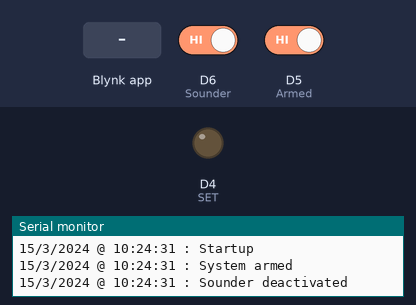
Bench run of a sketch on a simulated ESP8266 (Wemos D1 mini). On the bench: output pins drawn as LEDs (lit = HIGH), the last lines printed to the serial monitor. The test bench sets the inputs (shaded band); at power-on: D6 (Sounder) HIGH, D5 (Armed) HIGH. WiFi joins after 1.5 s; servers stay silent unless stated; the local clock reads 2024-03-15 10:24:30 at power-on unless the sketch sets it.

Above: at 3.0 s.
3.1 s: Blynk app writes 1 to V3
At 3.9 s:
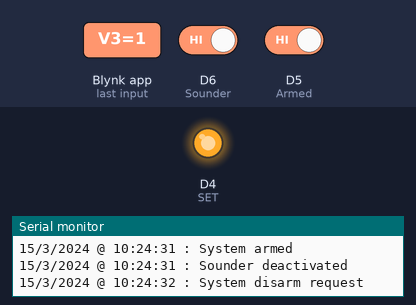
4.6 s: D6 (Sounder) driven LOW
6.2 s: D5 (Armed) driven LOW
Timing chart, 0 to 9.2 s (numbered marks = the images above; inputs shaded):
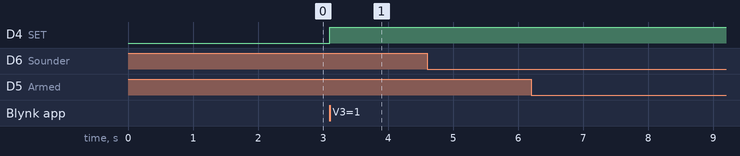

Measured:
- after the input at 3.1 s, D4 (SET): LOW → HIGH at once

The sketch:

v008_Garage_alarm_github_localserver.ino
```cpp
//v008 Garage alarm (change from interrupts to polling)
//
//
//Project requirements:
//The alarm panel has two outputs, Armed and Sounder
//Poll these two outputs every 1000ms and write the result to a virtual LED (Blynk app on phone)
//The alarm panel has one input SET which can arm or disarm the system
//When a virtual button is pressed (on phone Blynk app) the alarm is armed or unarmed.
//
//
//Changelog:
//v004 had issues with Blynk server heartbeat timeouts and app disconnecting and sometimes unresponsive
//v005 combines both armed and sounder functions into one, run by one timer
//v006 added serial to terminal code as per this thread https://community.blynk.cc/t/serial-arduino-to-terminal-blynk/31547/4
//v007 added correct serial to terminal code working correctly - needs rx to tx link on device
//v008 added date/time stamp to terminal widget, required rtc widget on app, and added serial prints when states change


#define BLYNK_PRINT Serial // Defines the object that is used for printing Blynk stuff
#include <BlynkSimpleEsp8266.h>
#include <ESP8266mDNS.h>  //for OTA updates
#include <WiFiUdp.h>     //for OTA updates
#include <ArduinoOTA.h>  //for OTA updates

#include <WidgetRTC.h>

SimpleTimer timer; //setup simple timer to call functions on a timed basis from void loop

//Blynk credentials
char auth[] = ""; //ENTER YOUR AUTH TOKEN HERE
//Wifi credentials
char ssid[] = "";  //ENTER WIFI NAME HERE
char pass[] = "";  //ENTER WIFI PASSWORD HERE
//Server credentials
char server[] = "192.X.X.X"; //ENTER SEERVER IP ADDRESS HERE - LOCAL SERVER ONLY
int port = 8080;  //ENTER PORT HERE - LOCAL SERVER ONLY

//Support for Blynk terminal
WidgetTerminal terminal(V1); //terminal reads from virtual pin specified

//Support for Blynk real time clock
WidgetRTC rtc;

//Setup constants for the sketch
const byte Armed = D5;    // INPUT - is the panel armed, or un-armed/alarmed? (armed = HIGH/3.3V and Unarmed/alarmed = LOW/0V)
const byte Sounder = D6;  // INPUT - is the sounder on or off? (Sounder on = LOW/0.33V and Sounder off = HIGH/3.3V)
const byte SET = D4;      // OUTPUT - set or unset the alarm (HIGH = unset the alarm,  LOW = set the alarm)

//Setup variables for Armed
int ArmedState = digitalRead(Armed); //reads armed state of the alarm (armed = HIGH/3.3V and Unarmed/alarmed = LOW/0V)
int lastArmedState = ArmedState; // the previous read from the input pin

//Setup variables for Sounder
int SounderState = digitalRead(Sounder); //reads state of sounder i.e on or off (Sounder on = LOW/0.33V and Sounder off = HIGH/3.3V)
int lastSounderState = SounderState; // the previous read from the input pin

//Setup variables for debouncing of inputs
unsigned long lastArmedDebounceTime = 0;    //setup debounce variable for checkArmed function
unsigned long lastSounderDebounceTime = 0;  // setup debounce variable for checkSounder function
unsigned long debounceDelay = 50;           // the global debounce time in ms, increase if debounce issues continue

//Setup variable for Blynk virtual pin
static unsigned long last_interrupt_time = 0;
bool LastVirtualButtonState = 0;  //"0","FALSE","LOW' means exactly the same


void setup()
{
  Serial.begin(9600);
  Blynk.begin(auth, ssid, pass, server, port);  //connects to Wifi and LOCAL Blynk server (running on raspberry pi)
  setSyncInterval(10 * 60); // Sync Blynk real time clock (RTC) interval in seconds (10 minutes)

  //OTA stuff (update device from Arduino IDE remotely)
  ArduinoOTA.onError([](ota_error_t error) { ESP.restart(); });
  ArduinoOTA.setHostname("INSERT_NAME_HERE");  // INSERT DEVICE NAME HERE
  ArduinoOTA.begin();

  //Setup the previously assigned constants
  pinMode(Armed, INPUT);       //is the panel armed, or un-armed/alarmed? (armed = HIGH/3.3V and Unarmed/alarmed = LOW/0V)
  pinMode(Sounder, INPUT);     //is the sounder on or off? (Sounder on = LOW/0.33V and Sounder off = HIGH/3.3V)
  pinMode(SET, OUTPUT);        //set or unset the alarm (HIGH = unset the alarm,  LOW = set the alarm)
  digitalWrite(SET, LOW);      //ensures the alarm defaults to SET condition after power loss of Wemos

  //write the current states to the Blynk app
  Blynk.virtualWrite(V5, (ArmedState * 255));      // writes set or unset state of alarm to Blynk virtual LED pin V5
  Blynk.virtualWrite(V6, (!SounderState * 255));   //writes sounder on or off state to Blynk virtual LED pin V6 (inverted logic as sounder is on when at 0V


  timer.setInterval(100L, checkCombined);  //Setup a function to be called every second

  //Serial to terminal setup
   Serial.println("------terminal-------");
   serial_print_date_time(); //call function to print date and time stamp
   Serial.println("Startup");

   timer.setInterval(100L, Sent_serial);  // Run every 100ms

}


void loop()
{
  Blynk.run();  //This function should be called frequently to process incoming commands and perform housekeeping of Blynk connection.
  timer.run();  //Initiates SimpleTimer to runs timed functions
  ArduinoOTA.handle();  // For OTA
}


BLYNK_CONNECTED()
{
  // Synchronize time on connection
  rtc.begin();
}


//A function to print current date and time to Blynk terminal widget, gets called from the below functions
void serial_print_date_time()
{
  String currentDate = String(day()) + "/" + month() + "/" + year();
  String currentTime = String(hour()) + ":" + minute() + ":" + second();
  Serial.print(currentDate);
  Serial.print(" @ ");
  Serial.print(currentTime);
  Serial.print(" : ");
}


void Sent_serial() //A function which reads the serial monitor output and send to terminal widget (requires tx and rx pins to be connected together on device).
{
  // Sent serial data to Blynk terminal - Unlimited string readed
  String content = "";  //null string constant ( an empty string )
  char character;
  while(Serial.available())
  {
   character = Serial.read();
   content.concat(character);
  }
  if (content != "")
  {
   Blynk.virtualWrite (V1, content);
  }
}


void checkCombined()// a combined function to read the "armed" state and the "sounder" state
{
 int readingArmed = digitalRead(Armed); // read the state of "Armed" into a local variable:

  if (readingArmed != lastArmedState)   //has the state changed?
  {
    lastArmedDebounceTime = millis();  // if yes(state has changed), reset the debouncing timer to the current millis
  }


  if ((millis() - lastArmedDebounceTime) > debounceDelay) // whatever readingArmed is at, it's been there for longer than the debounce delay, so take it as the actual current state
  {

    if (readingArmed != ArmedState) // has the armed state has changed?
    {
        ArmedState = readingArmed;  // if yes(state has changed)
        Blynk.virtualWrite(V5, (ArmedState) * 255); // writes ArmedState to Blnk V5 virtual LED names "Alarm armed?"

        if (ArmedState == LOW)
        {
          serial_print_date_time();
          Serial.println("System disarmed"); //send to serial print which is forwarded to terminal
        }

        else
        {
          serial_print_date_time();
          Serial.println("System armed"); //send to serial print which is forwarded to terminal
        }

    }
  }

  lastArmedState = readingArmed; // save the readingArmed. Next time through the function, it'll be the lastArmedState:

 int readingSounder = digitalRead(Sounder); // read the state of "Armed" into a local variable:

  if (readingSounder != lastSounderState)   //has the state changed?
  {
    lastSounderDebounceTime = millis();  // if yes(state has changed), reset the debouncing timer to the current millis
  }


  if ((millis() - lastSounderDebounceTime) > debounceDelay) // whatever readingSounder is at, it's been there for longer than the debounce delay, so take it as the actual current state
  {

    if (readingSounder != SounderState) // has the sounder state has changed?
    {
          SounderState = readingSounder;  // if yes(state has changed)
          Blynk.virtualWrite(V6, (!SounderState) * 255); // writes SounderState to Blnk V6 virtual LED named "Sounder on?"

          if (SounderState == LOW)
          {
          Blynk.notify("Garage alarm is sounding!");  //only send Blynk app notification when then sounder is ON
          serial_print_date_time();
          Serial.println("Sounder activated!"); //send to serial print which is forwarded to terminal
          }

          else
          {
          serial_print_date_time();
          Serial.println("Sounder deactivated"); //send to serial print which is forwarded to terminal
          }
     }
  }

  lastSounderState = readingSounder; // save the readingSounder. Next time through the function, it'll be the lastSounderState:
}


// BLYNK_WRITE is a function called every time the device gets an update of a Virtual Pin value from the server (e.g. Blynk app virtual button is pressed)
// contains "latching" code to stop long hold being registered as repeated presses.
BLYNK_WRITE(V3)
{
  int VirtualButtonState = param.asInt(); // assigning incoming value from pin V3 to a variable

  if ((VirtualButtonState) && (!LastVirtualButtonState)) // "VirtualButtonState" is the Blynk virtual button current state ||||||  this means same as "if ((VirtualButtonState == 1) && (LastVirtualButtonState == 0))"
    //if V3 virtual button is still being pressed, the LastVirtualState is set to 1, and !LastVirtualState will therefore be 0. Hence 1 && 0 condition == 0 and therefore function will not be called.
  {
    digitalWrite(SET, !digitalRead(SET));       //writes the inverse value to the pin  (booleon NOT operator )
    Blynk.virtualWrite(V0, digitalRead(SET) * 255);  // for  information only, writes the state of the keyswitch SET contacts to Blynk virtual LED at V0

    if (digitalRead(SET) == LOW)
    {
     serial_print_date_time();
     Serial.println("System arm request"); //send to serial print which is forwarded to terminal
    }

    else
    {
     serial_print_date_time();
     Serial.println("System disarm request"); //send to serial print which is forwarded to terminal
    }
  }

  LastVirtualButtonState = VirtualButtonState;  // sets LastVirtualButtonState to the same as pinValue, so if pinValue (V3 button) is high, LastVirtualPinState gets set to high
}
```
